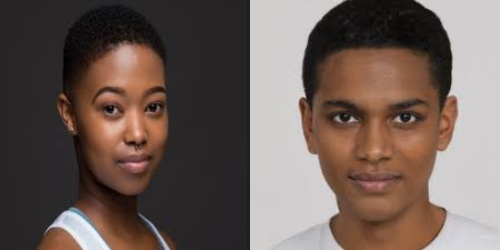
#> input picture montage.jpg, 500 x 250 px; its folder holds only this picture in this run
$ python -i functions.py   (imports and definitions only)
#> lines starting #> are read from the running program, lines starting #| are printed output that depends on the picture; after the words box and inside, x2 and y2 are one past the last pixel; in counts of white or black regions, pixels touching at a corner belong together
#> further down, picture is the input picture: shape (250, 500, 3); mean B, G, R 87.8, 94.2, 109.1
import os
from openpyxl import Workbook, open as open_excel
# import detector
from  detection_class import detection
from detector import detector
from time import time
import cv2
import numpy as np
import math
from manipulate import rotate
from stats_gen import find_eye_angle


from PIL import Image, ImageTk

cwd = os.getcwd()

# [164 lines left out: functions is_image, find_images, write_excel, write_to_log, generate_report, read_excel and 2 more, not called in this run]


def get_outline(entry_image, path = None):
	# edge detection
	edges = cv2.cvtColor(entry_image, cv2.COLOR_BGR2GRAY)
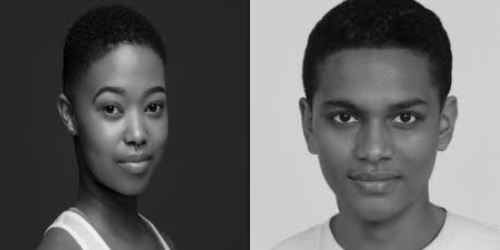
#> edges: shape (250, 500); min 0, max 245, mean 98
	#blur image
	edges = cv2.GaussianBlur(edges,(7,7),0)
	#detect edges

	edges = edges[0:math.floor(edges.shape[0]*0.85),0:edges.shape[1]]
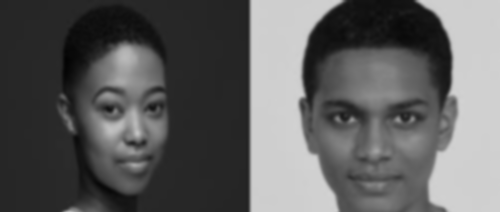
#> edges: shape (212, 500); min 3, max 210, mean 94.9

	edges = cv2.Canny(edges,50,50)
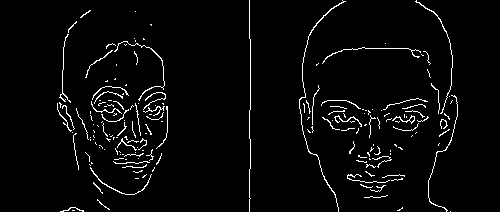
#> edges: shape (212, 500); 3.4% white in thin lines or dots, all inside (x1, y1, x2, y2) = (57, 0, 458, 212)
	# black image size of edges
	outline = np.zeros(edges.shape,dtype=np.uint8)
	# front_array, back_array = [],[]

	# keep only the fist and last horizontal detection
    #TODO paralise 1
	for row in range(1,edges.shape[0],3): #top to bottom
		back,front = None,None
		for col in range(1,edges.shape[1]//2): #left to right
			if front is None:
				pixel = edges[row][col]
				if pixel != 0:
					front = (row,col)
			if back is None:
				pixel = edges[row][-col]
				if pixel != 0:
					back = (row,-col)

			if front is not None and back is not None:
				outline[front[0]][front[1]] = 255
				outline[back[0]][back[1]] = 255
				break
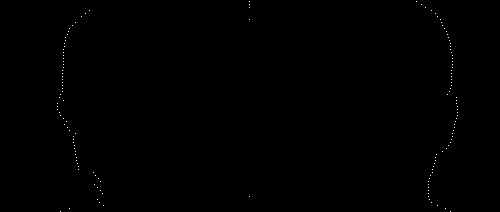
#> outline: shape (212, 500); 0.13% white in thin lines or dots, all inside (x1, y1, x2, y2) = (57, 1, 458, 212)
#> after the loop, pixel = 255


	new_outline = np.zeros(outline.shape,dtype=np.uint8)

    #TODO parallelise 2
	for col in range(1,outline.shape[1]):
		for row in range(1,outline.shape[0]):
			pixel = edges[row][col]
			if pixel != 0:
				new_outline[row][col] = 255
				# front_array.append((row,col))
				break
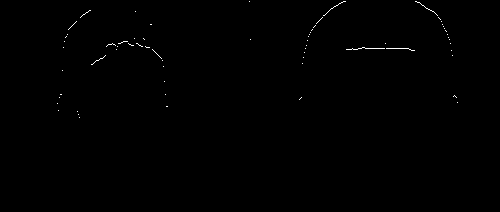
#> new_outline: shape (212, 500); 0.26% white in thin lines or dots, all inside (x1, y1, x2, y2) = (57, 1, 458, 118)

	final_outline = cv2.bitwise_or(outline,new_outline)
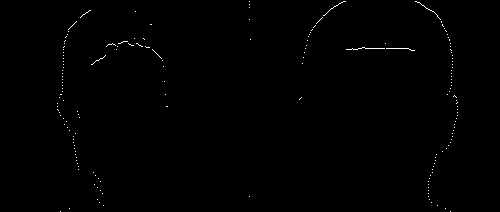
#> final_outline: shape (212, 500); 0.37% white in thin lines or dots, all inside (x1, y1, x2, y2) = (57, 1, 458, 212)
	if path is None:
		return final_outline
	return (path,final_outline, entry_image)


# [36 lines left out: functions get_bounds, get_detections, not called in this run]


def top_crop(ob,start,index):
	cropped = (ob[0][start:][:],ob[1])
	return (cropped,index)


def left_crop(ob,pad_val,index):
	cropped = (ob[0][:][pad_val:],ob[1])
	return (cropped,index)

# [12 lines left out: functions right_crop, spin_thread, not called in this run]


# [19 lines of commented-out code are left out]

>>> import cv2
>>> picture = cv2.imread('montage.jpg')
>>> result = get_outline(picture)
